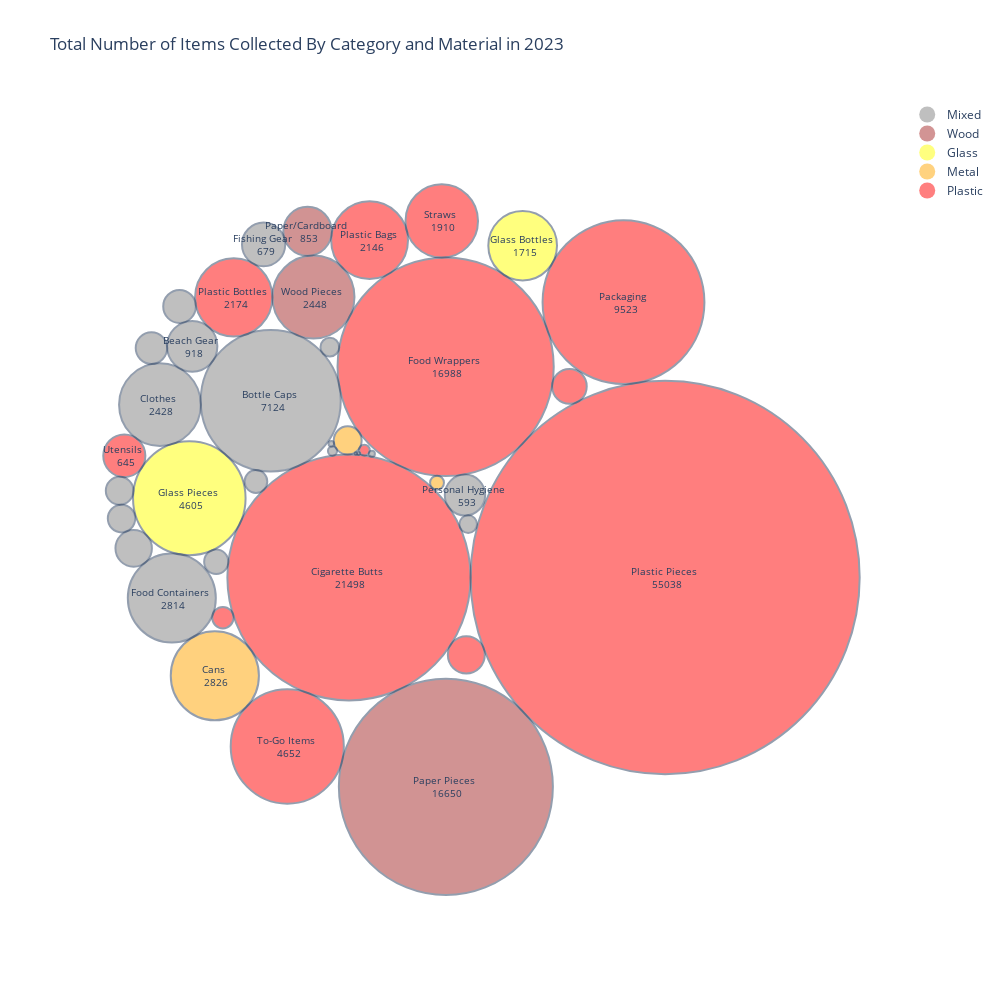

Notebook cell for this chart:
### Markdown cell above
## Number of Items Collected in 2023 Color Coded by Material

This circle packing graph shows the total amount of items of the given categories that have been cleaned up by Save Our Shores from in 2023. The circle sizes correspond to the number of items. When circles are too small to display the text within them, the text has been removed, and you can instead hover over the circle to see the item category and number.
The circles are color coded based on their material, with the categories Mixed, Wood, Glass, Metal and Plastic.

### Code cell
sos23 = sos_data[sos_data['Date'].dt.year == 2023]
fig = graphs.circle_packing_graph(sos23, col_config, plot_colors=None)
fig.show()

### Figure 1 — Plotly figure (JSON) as saved in the notebook; plotly's stock layout.template omitted (floating-point values rounded to 4 significant figures)
{"data": [{"marker": {"color": "grey", "opacity": 0.5, "size": 20, "symbol": "circle"}, "mode": "markers", "name": "Mixed", "showlegend": true, "type": "scatter", "x": [null], "y": [null]}, {"marker": {"color": "brown", "opacity": 0.5, "size": 20, "symbol": "circle"}, "mode": "markers", "name": "Wood", "showlegend": true, "type": "scatter", "x": [null], "y": [null]}, {"marker": {"color": "yellow", "opacity": 0.5, "size": 20, "symbol": "circle"}, "mode": "markers", "name": "Glass", "showlegend": true, "type": "scatter", "x": [null], "y": [null]}, {"marker": {"color": "orange", "opacity": 0.5, "size": 20, "symbol": "circle"}, "mode": "markers", "name": "Metal", "showlegend": true, "type": "scatter", "x": [null], "y": [null]}, {"marker": {"color": "red", "opacity": 0.5, "size": 20, "symbol": "circle"}, "mode": "markers", "name": "Plastic", "showlegend": true, "type": "scatter", "x": [null], "y": [null]}], "layout": {"annotations": [{"font": {"size": 10}, "hovertext": "Plastic Pieces <br> 55038", "showarrow": false, "text": "Plastic Pieces <br> 55038", "x": 0.4652, "y": -0.1728}, {"font": {"size": 10}, "hovertext": "Cigarette Butts <br> 21498", "showarrow": false, "text": "Cigarette Butts <br> 21498", "x": -0.3535, "y": -0.1728}, {"font": {"size": 10}, "hovertext": "Food Wrappers <br> 16988", "showarrow": false, "text": "Food Wrappers <br> 16988", "x": -0.1032, "y": 0.3667}, {"font": {"size": 10}, "hovertext": "Paper Pieces <br> 16650", "showarrow": false, "text": "Paper Pieces <br> 16650", "x": -0.1026, "y": -0.7089}, {"font": {"size": 10}, "hovertext": "Packaging <br> 9523", "showarrow": false, "text": "Packaging <br> 9523", "x": 0.3573, "y": 0.5323}, {"font": {"size": 10}, "hovertext": "Bottle Caps <br> 7124", "showarrow": false, "text": "Bottle Caps <br> 7124", "x": -0.5561, "y": 0.28}, {"font": {"size": 10}, "hovertext": "To-Go Items <br> 4652", "showarrow": false, "text": "To-Go Items <br> 4652", "x": -0.5133, "y": -0.6056}, {"font": {"size": 10}, "hovertext": "Glass Pieces <br> 4605", "showarrow": false, "text": "Glass Pieces <br> 4605", "x": -0.767, "y": 0.0301}, {"font": {"size": 10}, "hovertext": "Cans <br> 2826", "showarrow": false, "text": "Cans <br> 2826", "x": -0.7009, "y": -0.4246}, {"font": {"size": 10}, "hovertext": "Food Containers <br> 2814", "showarrow": false, "text": "Food Containers <br> 2814", "x": -0.8123, "y": -0.2256}, {"font": {"size": 10}, "hovertext": "Wood Pieces <br> 2448", "showarrow": false, "text": "Wood Pieces <br> 2448", "x": -0.4455, "y": 0.5454}, {"font": {"size": 10}, "hovertext": "Clothes <br> 2428", "showarrow": false, "text": "Clothes <br> 2428", "x": -0.843, "y": 0.2699}, {"font": {"size": 10}, "hovertext": "Plastic Bottles <br> 2174", "showarrow": false, "text": "Plastic Bottles <br> 2174", "x": -0.6519, "y": 0.5446}, {"font": {"size": 10}, "hovertext": "Plastic Bags <br> 2146", "showarrow": false, "text": "Plastic Bags <br> 2146", "x": -0.3002, "y": 0.691}, {"font": {"size": 10}, "hovertext": "Straws <br> 1910", "showarrow": false, "text": "Straws <br> 1910", "x": -0.1132, "y": 0.7403}, {"font": {"size": 10}, "hovertext": "Glass Bottles <br> 1715", "showarrow": false, "text": "Glass Bottles <br> 1715", "x": 0.09623, "y": 0.677}, {"font": {"size": 10}, "hovertext": "Beach Gear <br> 918", "showarrow": false, "text": "Beach Gear <br> 918", "x": -0.7594, "y": 0.4192}, {"font": {"size": 10}, "hovertext": "Paper/Cardboard <br> 853", "showarrow": false, "text": "Paper/Cardboard <br> 853", "x": -0.4608, "y": 0.7137}, {"font": {"size": 10}, "hovertext": "Fishing Gear <br> 679", "showarrow": false, "text": "Fishing Gear <br> 679", "x": -0.5746, "y": 0.6802}, {"font": {"size": 10}, "hovertext": "Utensils <br> 645", "showarrow": false, "text": "Utensils <br> 645", "x": -0.9352, "y": 0.1387}, {"font": {"size": 10}, "hovertext": "Personal Hygiene <br> 593", "showarrow": false, "text": "Personal Hygiene <br> 593", "x": -0.05313, "y": 0.03834}, {"font": {"size": 10}, "hovertext": "Lids <br> 496", "showarrow": false, "text": "", "x": -0.04967, "y": -0.3709}, {"font": {"size": 10}, "hovertext": "Batteries <br> 483", "showarrow": false, "text": "", "x": -0.911, "y": -0.09825}, {"font": {"size": 10}, "hovertext": "Balloons <br> 433", "showarrow": false, "text": "", "x": 0.2174, "y": 0.3165}, {"font": {"size": 10}, "hovertext": "Construction Materials <br> 386", "showarrow": false, "text": "", "x": -0.7923, "y": 0.5212}, {"font": {"size": 10}, "hovertext": "Lighters <br> 359", "showarrow": false, "text": "", "x": -0.865, "y": 0.4147}, {"font": {"size": 10}, "hovertext": "Syringes <br> 283", "showarrow": false, "text": "", "x": -0.3568, "y": 0.1782}, {"font": {"size": 10}, "hovertext": "Bandaids <br> 277", "showarrow": false, "text": "", "x": -0.9474, "y": 0.04923}, {"font": {"size": 10}, "hovertext": "Strapping Bands <br> 273", "showarrow": false, "text": "", "x": -0.9425, "y": -0.02182}, {"font": {"size": 10}, "hovertext": "Tobacco <br> 212", "showarrow": false, "text": "", "x": -0.6973, "y": -0.1326}, {"font": {"size": 10}, "hovertext": "PPE <br> 186", "showarrow": false, "text": "", "x": -0.5944, "y": 0.07299}, {"font": {"size": 10}, "hovertext": "Beverage Pouches <br> 164", "showarrow": false, "text": "", "x": -0.68, "y": -0.2757}, {"font": {"size": 10}, "hovertext": "Bagged Pet Waste <br> 127", "showarrow": false, "text": "", "x": -0.4031, "y": 0.4171}, {"font": {"size": 10}, "hovertext": "E-Waste <br> 112", "showarrow": false, "text": "", "x": -0.04478, "y": -0.03621}, {"font": {"size": 10}, "hovertext": "Appliances <br> 70", "showarrow": false, "text": "", "x": -0.1255, "y": 0.0697}, {"font": {"size": 10}, "hovertext": "6-Pack Holders <br> 41", "showarrow": false, "text": "", "x": -0.3135, "y": 0.1534}, {"font": {"size": 10}, "hovertext": "Footwear <br> 30", "showarrow": false, "text": "", "x": -0.3963, "y": 0.151}, {"font": {"size": 10}, "hovertext": "Cigar Tips <br> 13", "showarrow": false, "text": "", "x": -0.2941, "y": 0.1443}, {"font": {"size": 10}, "hovertext": "Tires <br> 11", "showarrow": false, "text": "", "x": -0.3992, "y": 0.1697}, {"font": {"size": 10}, "hovertext": "Rope <br> 3", "showarrow": false, "text": "", "x": -0.3288, "y": 0.1448}, {"font": {"size": 10}, "hovertext": "Fireworks <br> 2", "showarrow": false, "text": "", "x": -0.3355, "y": 0.1446}], "autosize": false, "height": 1000, "plot_bgcolor": "rgba(0, 0, 0, 0)", "shapes": [{"fillcolor": "red", "line": {"width": 2}, "opacity": 0.5, "type": "circle", "x0": -0.03863, "x1": 0.9689, "xref": "x", "y0": -0.6766, "y1": 0.331, "yref": "y"}, {"fillcolor": "red", "line": {"width": 2}, "opacity": 0.5, "type": "circle", "x0": -0.6683, "x1": -0.03863, "xref": "x", "y0": -0.4877, "y1": 0.1421, "yref": "y"}, {"fillcolor": "red", "line": {"width": 2}, "opacity": 0.5, "type": "circle", "x0": -0.3831, "x1": 0.1767, "xref": "x", "y0": 0.08683, "y1": 0.6466, "yref": "y"}, {"fillcolor": "brown", "line": {"width": 2}, "opacity": 0.5, "type": "circle", "x0": -0.3797, "x1": 0.1745, "xref": "x", "y0": -0.986, "y1": -0.4319, "yref": "y"}, {"fillcolor": "red", "line": {"width": 2}, "opacity": 0.5, "type": "circle", "x0": 0.1478, "x1": 0.5669, "xref": "x", "y0": 0.3228, "y1": 0.7419, "yref": "y"}, {"fillcolor": "grey", "line": {"width": 2}, "opacity": 0.5, "type": "circle", "x0": -0.7374, "x1": -0.3749, "xref": "x", "y0": 0.09877, "y1": 0.4613, "yref": "y"}, {"fillcolor": "red", "line": {"width": 2}, "opacity": 0.5, "type": "circle", "x0": -0.6598, "x1": -0.3669, "xref": "x", "y0": -0.752, "y1": -0.4591, "yref": "y"}, {"fillcolor": "yellow", "line": {"width": 2}, "opacity": 0.5, "type": "circle", "x0": -0.9127, "x1": -0.6212, "xref": "x", "y0": -0.1156, "y1": 0.1758, "yref": "y"}, {"fillcolor": "orange", "line": {"width": 2}, "opacity": 0.5, "type": "circle", "x0": -0.815, "x1": -0.5867, "xref": "x", "y0": -0.5387, "y1": -0.3104, "yref": "y"}, {"fillcolor": "grey", "line": {"width": 2}, "opacity": 0.5, "type": "circle", "x0": -0.9262, "x1": -0.6983, "xref": "x", "y0": -0.3395, "y1": -0.1116, "yref": "y"}, {"fillcolor": "brown", "line": {"width": 2}, "opacity": 0.5, "type": "circle", "x0": -0.5518, "x1": -0.3393, "xref": "x", "y0": 0.4391, "y1": 0.6516, "yref": "y"}, {"fillcolor": "grey", "line": {"width": 2}, "opacity": 0.5, "type": "circle", "x0": -0.9488, "x1": -0.7372, "xref": "x", "y0": 0.164, "y1": 0.3757, "yref": "y"}, {"fillcolor": "red", "line": {"width": 2}, "opacity": 0.5, "type": "circle", "x0": -0.752, "x1": -0.5518, "xref": "x", "y0": 0.4445, "y1": 0.6447, "yref": "y"}, {"fillcolor": "red", "line": {"width": 2}, "opacity": 0.5, "type": "circle", "x0": -0.3996, "x1": -0.2007, "xref": "x", "y0": 0.5915, "y1": 0.7904, "yref": "y"}, {"fillcolor": "red", "line": {"width": 2}, "opacity": 0.5, "type": "circle", "x0": -0.2071, "x1": -0.0194, "xref": "x", "y0": 0.6465, "y1": 0.8342, "yref": "y"}, {"fillcolor": "yellow", "line": {"width": 2}, "opacity": 0.5, "type": "circle", "x0": 0.007301, "x1": 0.1852, "xref": "x", "y0": 0.588, "y1": 0.7659, "yref": "y"}, {"fillcolor": "grey", "line": {"width": 2}, "opacity": 0.5, "type": "circle", "x0": -0.8245, "x1": -0.6943, "xref": "x", "y0": 0.3541, "y1": 0.4842, "yref": "y"}, {"fillcolor": "brown", "line": {"width": 2}, "opacity": 0.5, "type": "circle", "x0": -0.5235, "x1": -0.398, "xref": "x", "y0": 0.651, "y1": 0.7764, "yref": "y"}, {"fillcolor": "grey", "line": {"width": 2}, "opacity": 0.5, "type": "circle", "x0": -0.6306, "x1": -0.5187, "xref": "x", "y0": 0.6242, "y1": 0.7362, "yref": "y"}, {"fillcolor": "red", "line": {"width": 2}, "opacity": 0.5, "type": "circle", "x0": -0.9898, "x1": -0.8807, "xref": "x", "y0": 0.08414, "y1": 0.1932, "yref": "y"}, {"fillcolor": "grey", "line": {"width": 2}, "opacity": 0.5, "type": "circle", "x0": -0.1054, "x1": -0.0008362, "xref": "x", "y0": -0.01395, "y1": 0.09063, "yref": "y"}, {"fillcolor": "red", "line": {"width": 2}, "opacity": 0.5, "type": "circle", "x0": -0.09749, "x1": -0.001844, "xref": "x", "y0": -0.4187, "y1": -0.3231, "yref": "y"}, {"fillcolor": "grey", "line": {"width": 2}, "opacity": 0.5, "type": "circle", "x0": -0.9582, "x1": -0.8638, "xref": "x", "y0": -0.1454, "y1": -0.05106, "yref": "y"}, {"fillcolor": "red", "line": {"width": 2}, "opacity": 0.5, "type": "circle", "x0": 0.1728, "x1": 0.2621, "xref": "x", "y0": 0.2719, "y1": 0.3612, "yref": "y"}, {"fillcolor": "grey", "line": {"width": 2}, "opacity": 0.5, "type": "circle", "x0": -0.8345, "x1": -0.7501, "xref": "x", "y0": 0.4791, "y1": 0.5634, "yref": "y"}, {"fillcolor": "grey", "line": {"width": 2}, "opacity": 0.5, "type": "circle", "x0": -0.9057, "x1": -0.8244, "xref": "x", "y0": 0.374, "y1": 0.4554, "yref": "y"}, {"fillcolor": "orange", "line": {"width": 2}, "opacity": 0.5, "type": "circle", "x0": -0.3929, "x1": -0.3207, "xref": "x", "y0": 0.142, "y1": 0.2143, "yref": "y"}, {"fillcolor": "grey", "line": {"width": 2}, "opacity": 0.5, "type": "circle", "x0": -0.9832, "x1": -0.9117, "xref": "x", "y0": 0.01349, "y1": 0.08497, "yref": "y"}, {"fillcolor": "grey", "line": {"width": 2}, "opacity": 0.5, "type": "circle", "x0": -0.978, "x1": -0.907, "xref": "x", "y0": -0.05731, "y1": 0.01366, "yref": "y"}, {"fillcolor": "grey", "line": {"width": 2}, "opacity": 0.5, "type": "circle", "x0": -0.7285, "x1": -0.666, "xref": "x", "y0": -0.1639, "y1": -0.1013, "yref": "y"}, {"fillcolor": "grey", "line": {"width": 2}, "opacity": 0.5, "type": "circle", "x0": -0.6237, "x1": -0.5651, "xref": "x", "y0": 0.0437, "y1": 0.1023, "yref": "y"}, {"fillcolor": "red", "line": {"width": 2}, "opacity": 0.5, "type": "circle", "x0": -0.7075, "x1": -0.6525, "xref": "x", "y0": -0.3032, "y1": -0.2482, "yref": "y"}, {"fillcolor": "grey", "line": {"width": 2}, "opacity": 0.5, "type": "circle", "x0": -0.4273, "x1": -0.3789, "xref": "x", "y0": 0.3929, "y1": 0.4413, "yref": "y"}, {"fillcolor": "grey", "line": {"width": 2}, "opacity": 0.5, "type": "circle", "x0": -0.0675, "x1": -0.02205, "xref": "x", "y0": -0.05894, "y1": -0.01349, "yref": "y"}, {"fillcolor": "orange", "line": {"width": 2}, "opacity": 0.5, "type": "circle", "x0": -0.1435, "x1": -0.1076, "xref": "x", "y0": 0.05174, "y1": 0.08767, "yref": "y"}, {"fillcolor": "red", "line": {"width": 2}, "opacity": 0.5, "type": "circle", "x0": -0.3273, "x1": -0.2998, "xref": "x", "y0": 0.1396, "y1": 0.1671, "yref": "y"}, {"fillcolor": "grey", "line": {"width": 2}, "opacity": 0.5, "type": "circle", "x0": -0.408, "x1": -0.3845, "xref": "x", "y0": 0.1392, "y1": 0.1628, "yref": "y"}, {"fillcolor": "grey", "line": {"width": 2}, "opacity": 0.5, "type": "circle", "x0": -0.3018, "x1": -0.2863, "xref": "x", "y0": 0.1365, "y1": 0.152, "yref": "y"}, {"fillcolor": "grey", "line": {"width": 2}, "opacity": 0.5, "type": "circle", "x0": -0.4063, "x1": -0.3921, "xref": "x", "y0": 0.1625, "y1": 0.1768, "yref": "y"}, {"fillcolor": "grey", "line": {"width": 2}, "opacity": 0.5, "type": "circle", "x0": -0.3325, "x1": -0.3251, "xref": "x", "y0": 0.1411, "y1": 0.1485, "yref": "y"}, {"fillcolor": "grey", "line": {"width": 2}, "opacity": 0.5, "type": "circle", "x0": -0.3386, "x1": -0.3325, "xref": "x", "y0": 0.1415, "y1": 0.1476, "yref": "y"}], "title": {"text": "Total Number of Items Collected By Category and Material in 2023"}, "width": 1000, "xaxis": {"range": [-1.05, 1.05], "showgrid": false, "showticklabels": false, "zeroline": false}, "yaxis": {"range": [-1.05, 1.05], "showgrid": false, "showticklabels": false, "zeroline": false}}}
